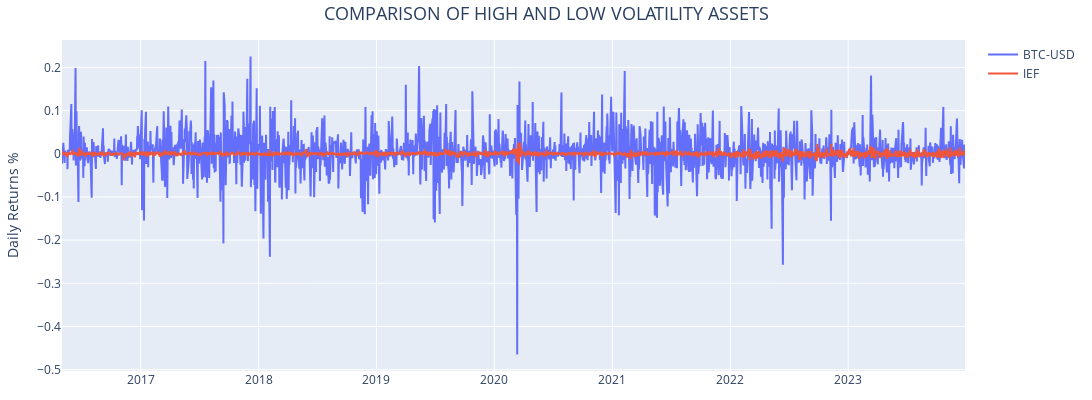

Notebook source saved alongside this figure:
### Code cell
# Crear un gráfico de líneas con Plotly
fig = go.Figure()

fig.add_trace(go.Scatter(x=returns.loc['2016-05-01':,  :].index, 
                         y=returns.loc['2016-05-01':,  :]['BTC-USD'], 
                         mode='lines',
                         name='BTC-USD'))

fig.add_trace(go.Scatter(x=returns.loc['2016-05-01':,  :].index, 
                         y=returns.loc['2016-05-01':,  :]['IEF'], 
                         mode='lines',
                         name='IEF')) #iShares 7-10 Year Treasury Bond ETF

# Añadir títulos
fig.update_layout(
    width=1500,
    height=400,
    title="COMPARISON OF HIGH AND LOW VOLATILITY ASSETS",
    title_font=dict(size=18),  # Ajusta el tamaño del título
    title_x=0.5,  # Centra el título
    yaxis_title="Daily Returns %",
    margin=dict(l=20, r=20, b=20, t=40),  # Ajusta los márgenes para hacer los bordes más pequeños
)

### Figure 1 — Plotly figure (JSON) as saved in the notebook; plotly's stock layout.template omitted (floating-point values rounded to 4 significant figures; data arrays with more than 128 entries replaced by an {"elided": "..."} marker saying what was removed)
{"data": [{"mode": "lines", "name": "BTC-USD", "type": "scatter", "x": {"elided": "1930 str values"}, "y": {"elided": "1930 float values"}}, {"mode": "lines", "name": "IEF", "type": "scatter", "x": {"elided": "1930 str values"}, "y": {"elided": "1930 float values"}}], "layout": {"height": 400, "margin": {"b": 20, "l": 20, "r": 20, "t": 40}, "title": {"font": {"size": 18}, "text": "COMPARISON OF HIGH AND LOW VOLATILITY ASSETS", "x": 0.5}, "width": 1500, "yaxis": {"title": {"text": "Daily Returns %"}}}}
